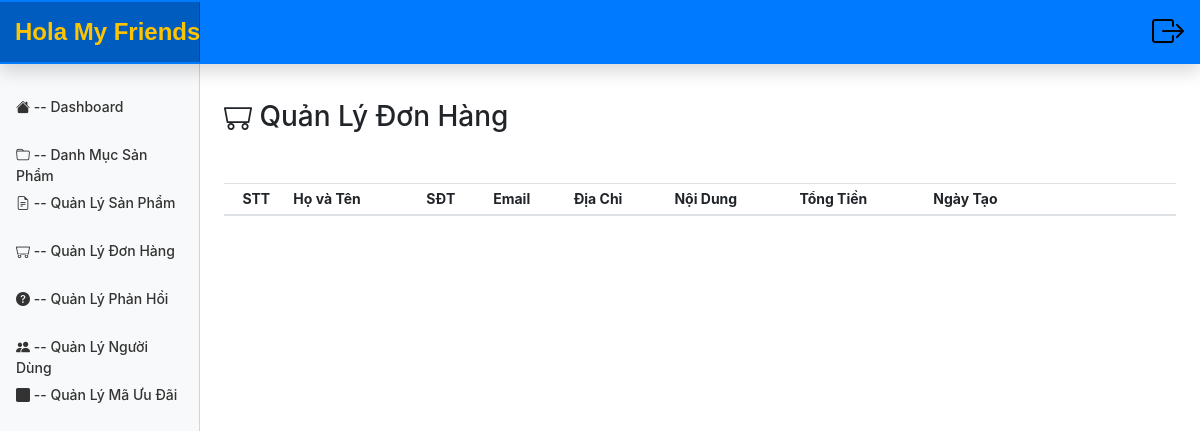
/admin/order/index.php (signed in), run on an earlier commit of the app's database.
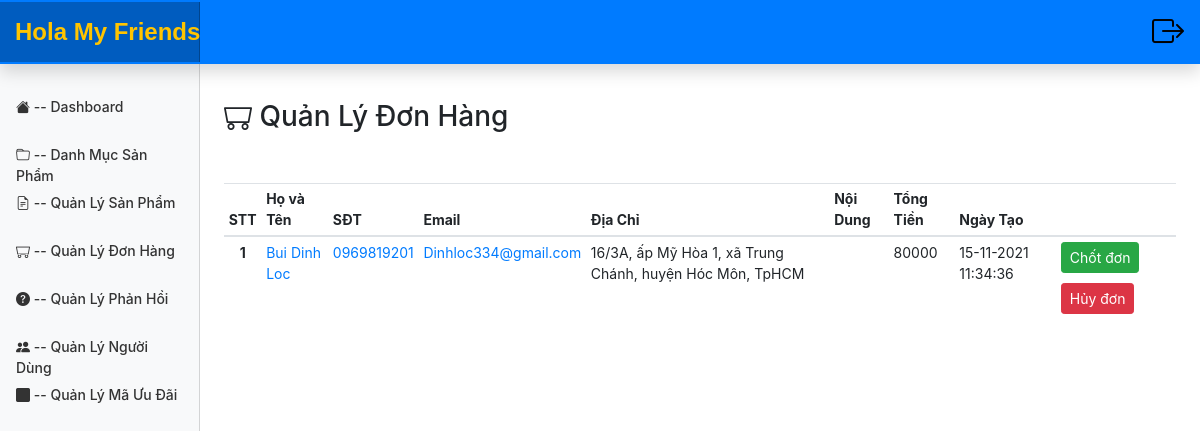
And on a later commit of the database.
### tables this page shows
CREATE TABLE `orders` (
  `id` int(11) NOT NULL,
  `user_id` int(11) DEFAULT NULL,
  `fullname` varchar(255) DEFAULT NULL,
  `email` varchar(255) DEFAULT NULL,
  `phone_number` varchar(20) DEFAULT NULL,
  `address` varchar(255) DEFAULT NULL,
  `note` varchar(500) DEFAULT NULL,
  `order_date` datetime DEFAULT NULL,
  `status` int(11) DEFAULT NULL,
  `total_money` int(11) DEFAULT NULL
);

### database/dbhelper.php (called while the page is built, shortened)
<?php
function executeResult($sql, $isSingle = false) {
	$data = null;
	$conn = mysqli_connect(HOST, USERNAME, PASSWORD, DATABASE);
	mysqli_set_charset($conn, 'utf8');
	$resultset = mysqli_query($conn, $sql);
	if($isSingle) {
		$data = mysqli_fetch_array($resultset, 1);
	} else {
		$data = [];
		while(($row = mysqli_fetch_array($resultset, 1)) != null) {
			$data[] = $row;
		}
	}
	return $data;
}

### admin/order/index.php (the view, shortened to what this page needs)
<?php
	require_once('../layouts/header.php');
	$sql = "select * from Orders order by status asc, order_date desc";
	$data = executeResult($sql);
?>
<div class="row" style="margin-top: 20px;">
	<div class="col-md-12 table-responsive">
		<h3>
			<i class="bi bi-minecart"></i>
			Quản Lý Đơn Hàng
		</h3>
		<table class="table table-sm table-hover" style="margin-top: 20px;">
			<thead>
				<tr>
					<th style="text-align: center">STT</th>
					<th>Họ và Tên</th>
					<th>SĐT</th>
					<th>Email</th>
					<th>Địa Chỉ</th>
					<th>Nội Dung</th>
					<th>Tổng Tiền</th>
					<th>Ngày Tạo</th>
					<th style="width: 120px"></th>
				</tr>
			</thead>
			<tbody>
<?php
	$index = 0;
	foreach($data as $item) {
		$order_date = new DateTime($item['order_date']);
		echo '<tr>
					<th style="text-align: center">'.(++$index).'</th>
					<td><a href="detail.php?id='.$item['id'].'">'.$item['fullname'].'</a></td>
					<td><a href="detail.php?id='.$item['id'].'">'.$item['phone_number'].'</a></td>
					<td><a href="detail.php?id='.$item['id'].'">'.$item['email'].'</a></td>
					<td>'.$item['address'].'</td>
					<td>'.$item['note'].'</td>
					<td>'.$item['total_money'].'</td>
					<td>'.$order_date->format('d-m-Y H:i:s').'</td>
					<td style="width: 50px">';
		if($item['status'] == 0) {
			echo '
				<button onclick="changeStatus('.$item['id'].', 1)" class="btn btn-sm btn-success" style="margin-bottom: 10px;">Chốt đơn</button>
				<button onclick="changeStatus('.$item['id'].', 2)" class="btn btn-sm btn-danger">Hủy đơn</button>';
		} else if($item['status'] == 1) {
			echo '<label class="badge badge-success">Đã xử lí</label>';
		} else {
			echo '<label class="badge badge-danger">Đã hủy đơn</label>';
		}
		echo '</td>
				</tr>';
	}
?>
			</tbody>
		</table>
	</div>
</div>
<?php
	require_once('../layouts/footer.php');
?>

What changed in the data, as far as the page shows it:
added orders: fullname "Bui Dinh Loc", phone_number "0969819201", email "Dinhloc334@gmail.com", address "16/3A, ấp Mỹ Hòa 1, xã Trung Chánh, huyện Hóc Môn, TpHCM", total_money "80000", order_date "15-11-2021 11:34:36"
